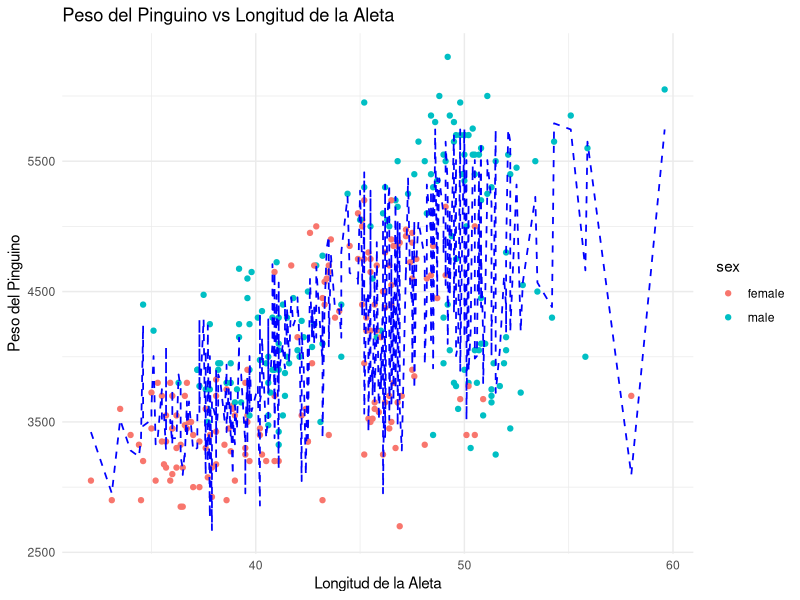
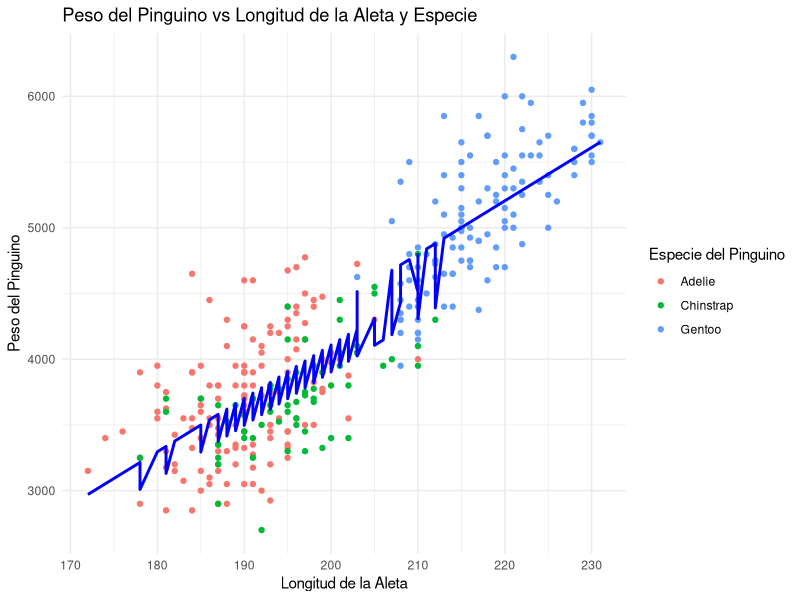
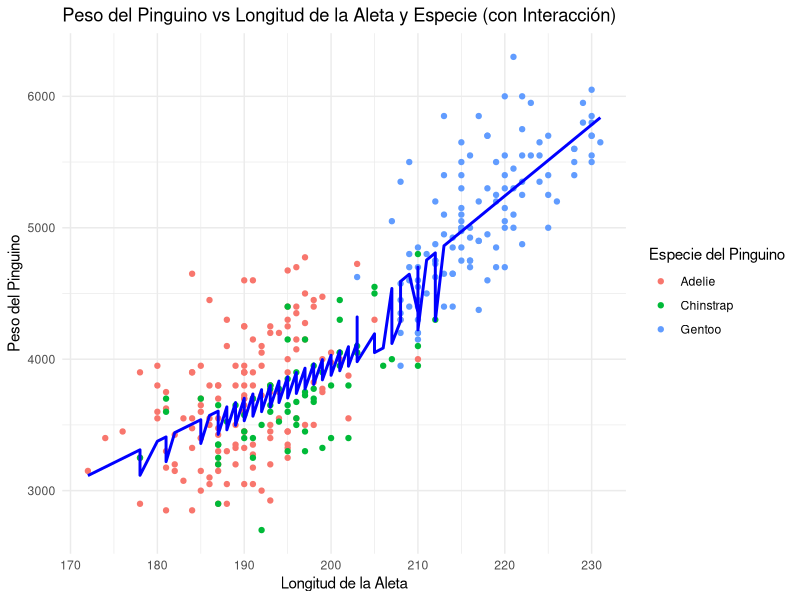

Write R code to recreate these figures, in order.
require(palmerpenguins)
penguins <- na.omit(penguins)

#1
#a
"peso_est = A + B*flipper_length_mm + C*sex. Donde penguins$sex es de tipo factor"

#b
modelo_1 <- lm(body_mass_g ~ flipper_length_mm + sex, data = penguins)
coeficientes_1 <- coef(modelo_1)
print(coeficientes_1)

predicciones_1 <- predict(modelo_1, newdata = penguins)
error_1 <- sqrt(mean((penguins$body_mass_g - predicciones_1)^2))

#c
require(ggplot2)
ggplot(penguins, aes(x = bill_length_mm, y = body_mass_g, color = sex)) +
  geom_point(size = 1.5) +
  geom_line(aes(y = predicciones_1), color = "blue", size = 0.6, linetype = "dashed") +
  labs(x = "Longitud de la Aleta", y = "Peso del Pinguino") +
  ggtitle("Peso del Pinguino vs Longitud de la Aleta") +
  theme_minimal()

#d
"Como el coeficiente generado para el sexo, esta hecho en base a que (male,female)=(1,0) y
es positivo, cuando el pinguino es macho suma aquel coeficiente y cuando es hembra suma 0.
Diciendo que aquel coeficiente es la diferencia entre el peso de un macho y una hembra, que
es de 348g"

#2
#a
"peso_est = A + B*largo_aleta + C*especie 
Obs, Al incluir species como una variable en el modelo lineal, R automáticamente realiza 
una codificación dummy (también conocida como one-hot encoding) para esta variable. 
En este proceso, las diferentes categorías de la variable species se convierten en 
variables dummy binarias. Si hay k especies diferentes, habrá k−1 variables dummy.

Por ejemplo, si hay tres especies de pingüinos (A, B y C), habrá dos variables dummy: 
speciesB y speciesC. Estas variables tomarán valores de 1 o 0, indicando si un pingüino 
pertenece a la especie B o C, respectivamente. Si ambas variables dummy son 0, se deduce que 
el pingüino es de la especie A, ya que en un modelo con k categorías, solo se necesitan 
k−1 variables dummy para representar todas las categorías.

Entonces tenemos 2 variables dummy binarias, resultando nuestra ecuacion en:

peso_est = B0 + B1*long_aleta + B2*especie_chinstrap + B3*especie_gentoo"

#b
"La diferencia entre este modelo y el del ej 1, es que tomamos la especie como variable
predictora en lugar del sexo, la cual varia en 3 tipos en vez de 2 con el sexo."

#c
modelo_2 <- lm(body_mass_g ~ flipper_length_mm + species, data = penguins)
coeficientes_2 <- coef(modelo_2)
print(coeficientes_2)

predicciones_2 <- predict(modelo_2, newdata = penguins)
error_2 <- sqrt(mean((penguins$body_mass_g - predicciones_2)^2))

#d
ggplot(penguins, aes(x = flipper_length_mm, y = body_mass_g, color = species)) +
  geom_point() +
  geom_line(aes(y = predicciones_2), color = "blue", size = 1) +
  labs(x = "Longitud de la Aleta", y = "Peso del Pinguino", color = "Especie del Pinguino") +
  ggtitle("Peso del Pinguino vs Longitud de la Aleta y Especie") +
  theme_minimal()

#3
#a
"Podriamos iniciar pensando una ecuacion del siguiente estilo:

peso_est = A + B*long_aleta + C*especie + D*long_aleta*especie

Sin embargo como hablamos antes, R realiza una codificacion dummy. Entonces tenemos
k-1=3-1=2 variables dummy, en este caso Chinstrap y Gentoo.
Por lo tanto nuestra ecuacion seria con 6 variables:

peso_est = B0 + B1*long_aleta + B2*especie_chinstrap + B3*especie_gentoo 
          + B4*(long_aleta*especie_chinstrap) + B5*(long_aleta*especie_gentoo)

Al ser variables dummy binarias, cuando trabajemos con un pinguino chinstrap, tendremos:
especie_chinstrap = 1, especie_gentoo = 0
Para geento al revez y para Adelie ambas seran 0 cancelando los terminos correspondientes.
"

#b
"En este modelo seguimos prediciendo el peso en funcion de la longitud de la aleta y
la especie, pero tenemos una tercera variable predictora, la interaccion entre las mismas"

#c
modelo_3 <- lm(body_mass_g ~ flipper_length_mm * species, data = penguins)
coeficientes_3 <- coef(modelo_3)
print(coeficientes_3)

predicciones_3 <- predict(modelo_3, newdata = penguins)
error_3 <- sqrt(mean((penguins$body_mass_g - predicciones_3)^2))

#d
ggplot(penguins, aes(x = flipper_length_mm, y = body_mass_g, color = species)) +
  geom_point() +
  geom_line(aes(y = predicciones_3), color = "blue", size = 1) +
  labs(x = "Longitud de la Aleta", y = "Peso del Pinguino", color = "Especie del Pinguino") +
  ggtitle("Peso del Pinguino vs Longitud de la Aleta y Especie (con Interacción)") +
  theme_minimal()

#e
"Tenemos,

peso_est_adelie = B0 + B1*long_aleta + B2*especie_chinstrap + B3*especie_gentoo 
                  + B4*(long_aleta*especie_chinstrap) + B5*(long_aleta*especie_gentoo)
peso_est_adelie = B0 + B1*long_aleta + B2*0 + B3*0 + B4*(long_aleta*0) + B5*(long_aleta*0)
peso_est_adelie = B0 + B1*long_aleta

puesto que los pinguinos Adelie tenemos nuestros dummy = 0. Luego,

peso_est_gentoo = B0 + B1*long_aleta + B2*0 + B3*1 + B4*(long_aleta*0) + B5*(long_aleta*1)
peso_est_gentoo = B0 + B1*long_aleta + B3 + B5*long_aleta


Finalmente,

peso_est_gentoo - peso_est_adelie
B0 + B1*long_aleta + B3 + B5*long_aleta - (B0 + B1*long_aleta)
B3 + B5*long_aleta

Tendran una diferencia de peso de (B3 + B5*long_aleta)"





